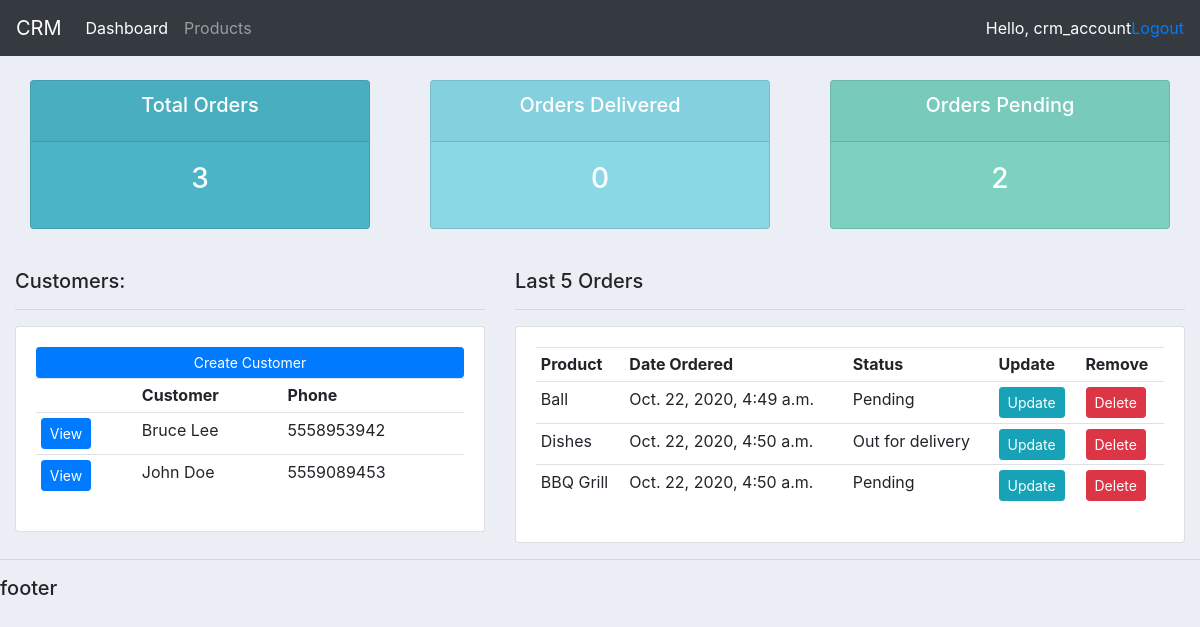
The app's page / (signed in) with its own data.
### accounts/models.py (models this page shows, shortened)
class Customer(models.Model):
    name=models.CharField(max_length=255, null=True)
    phone = models.CharField(max_length=255, null=True)
    email = models.CharField(max_length=255, null=True)
    created_at = models.DateTimeField(auto_now_add=True)
    updated_at = models.DateTimeField(auto_now=True)

class Order(models.Model):
    STATUS = (
        ('Pending', 'Pending'),
        ('Out for delivery', 'Out for delivery'),
        ('Delivered', 'Delivered'),
    )
    customer = models.ForeignKey(Customer, on_delete=models.CASCADE, null=True)
    product = models.ForeignKey(Product, on_delete=models.CASCADE, null=True)
    created_at = models.DateTimeField(auto_now_add=True)
    status = models.CharField(max_length=255, null=True, choices=STATUS)
    note = models.CharField(max_length=500, null=True)

class Product(models.Model):
    CATEGORY = (
        ('Indoor', 'Indoor'),
        ('Outdoor', 'Outdoor'),
    )
    name = models.CharField(max_length=255, null=True)
    price = models.FloatField(null=True)
    category = models.CharField(max_length=255, null=True, choices=CATEGORY)
    description = models.TextField(null=True)
    created_at = models.DateTimeField(auto_now_add=True)
    updated_at  = models.DateTimeField(auto_now=True)
    tags = models.ManyToManyField(Tag)
    def __str__(self):
        return self.name

### accounts/views.py (the view)
# urls.py: path('', views.home, name="home"),
@login_required(login_url='login')
def home(request):
    orders = Order.objects.all()
    customers = Customer.objects.all()
    total_customers = customers.count()
    total_orders = orders.count()
    delivered = orders.filter(status='Delivered').count()
    orders_pending = orders.filter(status='Pending').count()
    context = {
        'all_orders' : orders,
        'all_customers': customers,
        'total_customers' :total_customers,
        'total_orders' : total_orders,
        'delivered' : delivered,
        'pending' : orders_pending
    }
    return render(request, 'dashboard.html', context)

### accounts/templates/dashboard.html
{% extends 'main.html' %}
{% block content%}
{% include 'status.html' %}
<br>
<div class="row">
    <div class="col-md-5">
        <h5>Customers:</h5>
        <hr>
        <div class="card card-body">
            <a href="#" class="btn btn-primary btn-sm btn-block">Create Customer</a>
            <table class="table table-sm">
                <tr>
                    <th></th>
                    <th>Customer</th>
                    <th>Phone</th>
                </tr>
                {% for customer in all_customers %}
                    <tr>
                        <td><a href="{% url 'customer' customer.id %}"><button class="btn btn-sm btn-primary">View</button></a></td>
                        <td>{{ customer.name }}</td>
                        <td>{{ customer.phone }}</td>
                    </tr>
                {% endfor %}
            </table>
        </div>
    </div>
    <div class="col-md-7">
        <h5>Last 5 Orders</h5>
        <hr>
        <div class="card card-body">
            <table class="table table-sm">
                <tr>
                    <th>Product</th>
                    <th>Date Ordered</th>
                    <th>Status</th>
                    <th>Update</th>
                    <th>Remove</th>
                </tr>
                {% for order in all_orders %}
                    <tr>
                        <td>{{order.product}}</td>
                        <td>{{order.created_at}}</td>
                        <td>{{order.status}}</td>
                        <td><a class="btn btn-sm btn-info" href="{% url 'update' order.id%}">Update</a></td>
                        <td><a class="btn btn-sm btn-danger" href="{% url 'delete' order.id%}">Delete</a></td>
                    </tr>
                {% endfor %}
            </table>
        </div>
    </div>
</div>
{% endblock%}

### accounts/templates/main.html (shortened to what this page needs)
{% load static %}
<!DOCTYPE html>
<html lang="en">
<head>
    <link rel="stylesheet" href="https://cdn.jsdelivr.net/npm/bootstrap@4.5.3/dist/css/bootstrap.min.css">
    <link rel="stylesheet" type="text/css" href="{% static '/css/style.css' %}">
</head>
<body>
    {% include 'navbar.html' %}
    <div class="container-fluid">
        {% block content %}
        {% endblock %}
    </div>
    <hr>
    <h5>footer</h5>
</body>
</html>

### accounts/templates/navbar.html (shortened to what this page needs)
{% block content%}
<nav class="navbar navbar-expand-lg navbar-dark bg-dark text-white">
    <a class="navbar-brand" href="">CRM</a>
    <div class="collapse navbar-collapse" id="navbarNav">
      <ul class="navbar-nav">
        <li class="nav-item active">
          <a class="nav-link" href="{% url 'home' %}">Dashboard <span class="sr-only">(current)</span></a>
        </li>
        <li class="nav-item">
          <a class="nav-link" href="{% url 'product' %}">Products</a>
        </li>
      </ul>
    </div>
    <span>Hello, {{request.user}}</span>
    <span><a href="{% url 'logout' %}">Logout</a></span>
  </nav>
{%endblock%}

### accounts/templates/status.html
<br>
<div class="row">
    <div class="col">
        <div class="col-md">
            <div class="card text-center text-white mb-3" id="total-orders">
                <div class="card-header">
                    <h5 class="card-title">Total Orders</h5>
                </div>
                <div class="card-body">
                    <h3 class="card-title">{{total_orders}}</h3>
                </div>
            </div>
        </div>
    </div>
    <div class="col">
        <div class="col-md">
            <div class="card text-center text-white mb-3" id="orders-delivered">
                <div class="card-header">
                    <h5 class="card-title">Orders Delivered</h5>
                </div>
                <div class="card-body">
                    <h3 class="card-title">{{delivered}}</h3>
                </div>
            </div>
        </div>
    </div>
    <div class="col">
        <div class="col-md">
            <div class="card text-center text-white mb-3" id="orders-pending">
                <div class="card-header">
                    <h5 class="card-title">Orders Pending</h5>
                </div>
                <div class="card-body">
                    <h3 class="card-title">{{pending}}</h3>
                </div>
            </div>
        </div>
    </div>
</div>

### accounts/static/css/style.css (style rules this page uses)
body { background-color: #ebeff5; }
#total-orders { background-color: #4cb4c7; }
#orders-delivered { background-color: #8ad7e6; }
#orders-pending { background-color: #7CD1C0; }

### records on screen
Customer: name "Bruce Lee", phone "5558953942"
Customer: name "John Doe", phone "5559089453"
Order: product "Ball", created_at "Oct. 22, 2020, 4:49 a.m.", status "Pending"
Order: product "Dishes", created_at "Oct. 22, 2020, 4:50 a.m.", status "Out for delivery"
Order: product "BBQ Grill", created_at "Oct. 22, 2020, 4:50 a.m.", status "Pending"

### other values on screen
{{ request.user }} "crm_account"
{{ total_orders }} "3"
{{ delivered }} "0"
{{ pending }} "2"
